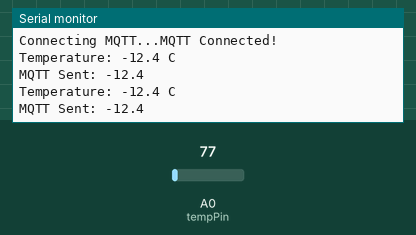
A sketch run on a simulated Arduino Uno R4 WiFi. Shown: the last lines printed to the serial monitor. The test bench sets the inputs (shaded band); at power-on: A0 (tempPin) = 77 (analog values on the 0–1023 scale). WiFi joins after 1.5 s; servers stay silent unless stated; random numbers use the default seed unless the sketch sets one; no MQTT or app messages arrive unless stated.

Above: at 2.7 s.
2.8 s: A0 (tempPin) set to 92
At 4.1 s:
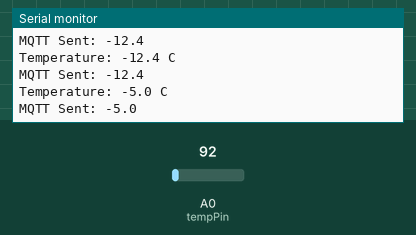
4.3 s: A0 (tempPin) set to 107
At 5.0 s:
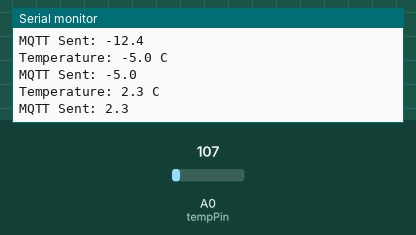
Timing chart, 0 to 7.3 s (numbered marks = the images above; inputs shaded):
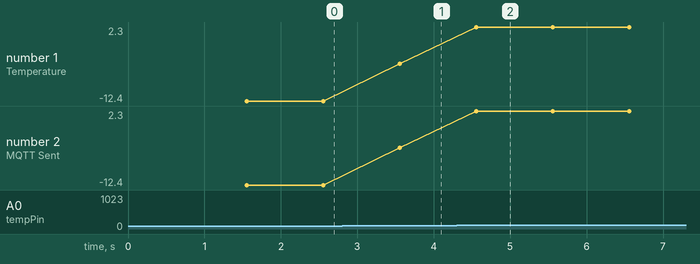

The sketch:

Ex_publish_to_mqtt.ino
```cpp
#include <WiFiS3.h>
#include <PubSubClient.h>
// วิธีส่งค่าขึ้น mqtt

// ================= WIFI =================
const char* ssid = "ืname";
const char* password = "password";

// ================= MQTT =================
const char* mqtt_server = "broker.hivemq.com";
const int mqtt_port = 1883;
const char* topic = ""; // after

WiFiClient wifiClient;
PubSubClient client(wifiClient);

// ================= TEMPERATURE SENSOR =================
const int tempPin = A0;

// ================= CONNECT WIFI =================
void connectWiFi() {
  Serial.print("Connecting WiFi");

  WiFi.begin(ssid, password);

  while (WiFi.status() != WL_CONNECTED) {
    delay(500);
    Serial.print(".");
  }

  Serial.println();
  Serial.println("WiFi Connected!");
}

// ================= CONNECT MQTT =================
void connectMQTT() {
  while (!client.connected()) {
    Serial.print("Connecting MQTT...");

    String clientId = "ArduinoR4-";
    clientId += String(random(0xffff), HEX);

    if (client.connect(clientId.c_str())) {
      Serial.println("MQTT Connected!");
    } else {
      Serial.print("Failed, rc=");
      Serial.println(client.state());
      delay(2000);
    }
  }
}

// ================= SETUP =================
void setup() {
  Serial.begin(9600);

  // ADC 10-bit (0-1023)
  analogReadResolution(10);

  pinMode(tempPin, INPUT);

  connectWiFi();

  client.setServer(mqtt_server, mqtt_port);
  connectMQTT();
}

// ================= LOOP =================
void loop() {

  if (WiFi.status() != WL_CONNECTED) {
    connectWiFi();
  }

  if (!client.connected()) {
    connectMQTT();
  }

  client.loop();

  // ==========================================
  // 1. READ TEMPERATURE FROM MCP9700
  // ==========================================

  int tempRaw = analogRead(tempPin);

  // Convert ADC value to voltage
  float voltage = (tempRaw * 5.0) / 1023.0;

  // MCP9700: 500mV at 0C, 10mV per C
  float temperature = (voltage - 0.50) * 100.0;

  // Display temperature on Serial Monitor
  Serial.print("Temperature: ");
  Serial.print(temperature, 1);
  Serial.println(" C");

  // ==========================================
  // 2. SEND TEMPERATURE TO MQTT
  // ==========================================

  // Convert float temperature to text
  char message[20];
  dtostrf(temperature, 0, 1, message); // แปลงค่าจาก ตัวเลข ไป ข้อความ

  // Publish temperature to MQTT topic
  if (client.publish(topic, message)) { // ส่งข้อความขึ้น mqtt
    Serial.print("MQTT Sent: ");
    Serial.println(message);
  } else {
    Serial.println("MQTT Send Failed!");
  }

  delay(1000);
}
```

Measured:
- after the input at 2.8 s, the serial monitor: prints a new line after 0.76 s (image 1)
- after the input at 4.3 s, the serial monitor: prints a new line after 0.26 s (image 2)
- plotted number 1: -12.4 → -5 after the input at 2.8 s, -5 → 2.3 after the input at 4.3 s
- plotted number 2: -12.4 → -5 after the input at 2.8 s, -5 → 2.3 after the input at 4.3 s
